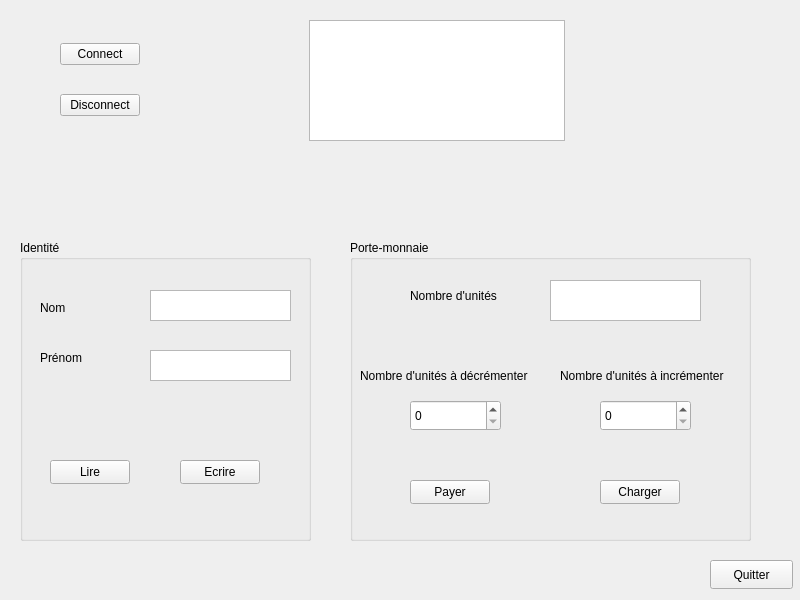
<?xml version="1.0" encoding="UTF-8"?>
<ui version="4.0">
 <class>window</class>
 <widget class="QWidget" name="window">
  <property name="geometry">
   <rect>
    <x>0</x>
    <y>0</y>
    <width>800</width>
    <height>600</height>
   </rect>
  </property>
  <property name="windowTitle">
   <string>window</string>
  </property>
  <widget class="QPushButton" name="exitButton">
   <property name="geometry">
    <rect>
     <x>710</x>
     <y>560</y>
     <width>83</width>
     <height>29</height>
    </rect>
   </property>
   <property name="text">
    <string>Quitter</string>
   </property>
  </widget>
  <widget class="QWidget" name="layoutWidget">
   <property name="geometry">
    <rect>
     <x>60</x>
     <y>20</y>
     <width>681</width>
     <height>121</height>
    </rect>
   </property>
   <layout class="QHBoxLayout" name="horizontalLayout">
    <item>
     <layout class="QVBoxLayout" name="verticalLayout">
      <item>
       <widget class="QPushButton" name="connectButton">
        <property name="text">
         <string>Connect</string>
        </property>
       </widget>
      </item>
      <item>
       <widget class="QPushButton" name="disconnectButton">
        <property name="text">
         <string>Disconnect</string>
        </property>
       </widget>
      </item>
     </layout>
    </item>
    <item>
     <spacer name="horizontalSpacer">
      <property name="orientation">
       <enum>Qt::Horizontal</enum>
      </property>
      <property name="sizeHint" stdset="0">
       <size>
        <width>40</width>
        <height>20</height>
       </size>
      </property>
     </spacer>
    </item>
    <item>
     <widget class="QTextEdit" name="display"/>
    </item>
    <item>
     <spacer name="horizontalSpacer_2">
      <property name="orientation">
       <enum>Qt::Horizontal</enum>
      </property>
      <property name="sizeHint" stdset="0">
       <size>
        <width>60</width>
        <height>20</height>
       </size>
      </property>
     </spacer>
    </item>
    <item>
     <widget class="QLabel" name="label">
      <property name="text">
       <string/>
      </property>
      <property name="pixmap">
       <pixmap>Ressources/Odalid_logo.png</pixmap>
      </property>
     </widget>
    </item>
   </layout>
  </widget>
  <widget class="QGroupBox" name="groupBox">
   <property name="geometry">
    <rect>
     <x>20</x>
     <y>240</y>
     <width>291</width>
     <height>301</height>
    </rect>
   </property>
   <property name="title">
    <string>Identité</string>
   </property>
   <widget class="QLabel" name="label_2">
    <property name="geometry">
     <rect>
      <x>20</x>
      <y>60</y>
      <width>49</width>
      <height>16</height>
     </rect>
    </property>
    <property name="text">
     <string>Nom</string>
    </property>
   </widget>
   <widget class="QLabel" name="label_3">
    <property name="geometry">
     <rect>
      <x>20</x>
      <y>110</y>
      <width>49</width>
      <height>16</height>
     </rect>
    </property>
    <property name="text">
     <string>Prénom</string>
    </property>
   </widget>
   <widget class="QTextEdit" name="FirstNameText">
    <property name="geometry">
     <rect>
      <x>130</x>
      <y>110</y>
      <width>141</width>
      <height>31</height>
     </rect>
    </property>
   </widget>
   <widget class="QTextEdit" name="LastNameText">
    <property name="geometry">
     <rect>
      <x>130</x>
      <y>50</y>
      <width>141</width>
      <height>31</height>
     </rect>
    </property>
   </widget>
   <widget class="QPushButton" name="ReadBtn">
    <property name="geometry">
     <rect>
      <x>30</x>
      <y>220</y>
      <width>80</width>
      <height>24</height>
     </rect>
    </property>
    <property name="text">
     <string>Lire</string>
    </property>
   </widget>
   <widget class="QPushButton" name="WriteBtn">
    <property name="geometry">
     <rect>
      <x>160</x>
      <y>220</y>
      <width>80</width>
      <height>24</height>
     </rect>
    </property>
    <property name="text">
     <string>Ecrire</string>
    </property>
   </widget>
  </widget>
  <widget class="QGroupBox" name="groupBox_2">
   <property name="geometry">
    <rect>
     <x>350</x>
     <y>240</y>
     <width>401</width>
     <height>301</height>
    </rect>
   </property>
   <property name="title">
    <string>Porte-monnaie</string>
   </property>
   <widget class="QTextEdit" name="UnitsNumber">
    <property name="geometry">
     <rect>
      <x>200</x>
      <y>40</y>
      <width>151</width>
      <height>41</height>
     </rect>
    </property>
   </widget>
   <widget class="QLabel" name="label_4">
    <property name="geometry">
     <rect>
      <x>60</x>
      <y>40</y>
      <width>91</width>
      <height>31</height>
     </rect>
    </property>
    <property name="text">
     <string>Nombre d'unités</string>
    </property>
   </widget>
   <widget class="QSpinBox" name="SellUnits">
    <property name="geometry">
     <rect>
      <x>60</x>
      <y>160</y>
      <width>91</width>
      <height>31</height>
     </rect>
    </property>
   </widget>
   <widget class="QSpinBox" name="LoadUnits">
    <property name="geometry">
     <rect>
      <x>250</x>
      <y>160</y>
      <width>91</width>
      <height>31</height>
     </rect>
    </property>
   </widget>
   <widget class="QLabel" name="label_5">
    <property name="geometry">
     <rect>
      <x>10</x>
      <y>120</y>
      <width>171</width>
      <height>31</height>
     </rect>
    </property>
    <property name="text">
     <string>Nombre d'unités à décrémenter</string>
    </property>
   </widget>
   <widget class="QLabel" name="label_6">
    <property name="geometry">
     <rect>
      <x>210</x>
      <y>120</y>
      <width>171</width>
      <height>31</height>
     </rect>
    </property>
    <property name="text">
     <string>Nombre d'unités à incrémenter</string>
    </property>
   </widget>
   <widget class="QPushButton" name="SellBtn">
    <property name="geometry">
     <rect>
      <x>60</x>
      <y>240</y>
      <width>80</width>
      <height>24</height>
     </rect>
    </property>
    <property name="text">
     <string>Payer</string>
    </property>
   </widget>
   <widget class="QPushButton" name="LoadBtn">
    <property name="geometry">
     <rect>
      <x>250</x>
      <y>240</y>
      <width>80</width>
      <height>24</height>
     </rect>
    </property>
    <property name="text">
     <string>Charger</string>
    </property>
   </widget>
  </widget>
 </widget>
 <resources/>
 <connections/>
</ui>
